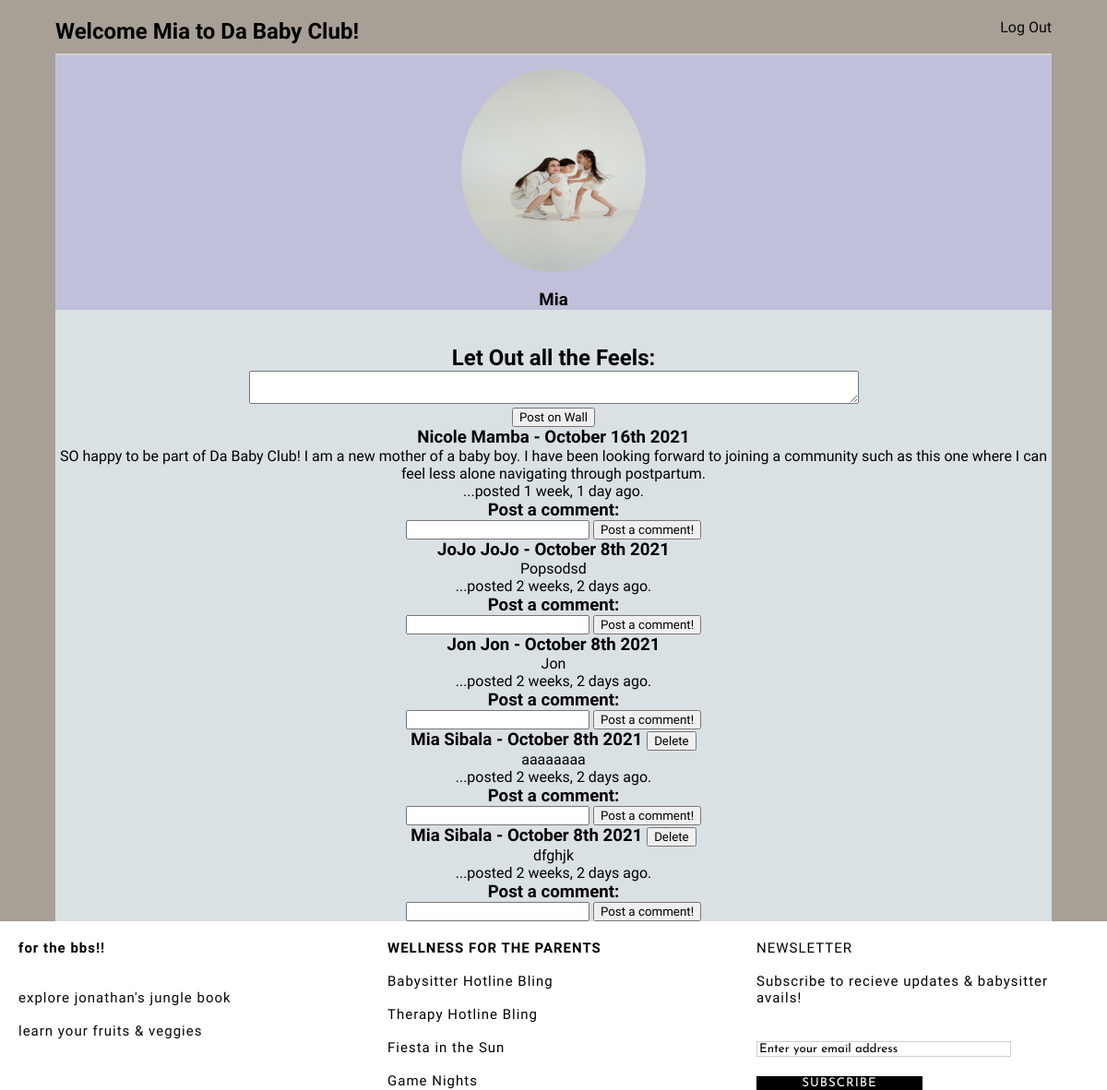
Screenshot of /wall (signed in) with the database file from the repository.
### apps/jungle_app/models.py (models this page shows)
class User(models.Model):
    first_name = models.CharField(max_length = 255)
    last_name = models.CharField(max_length=255)
    email = models.CharField(max_length=255)
    password = models.CharField(max_length=255)
    confirm_pw = models.CharField(max_length=255)
    created_at = models.DateTimeField(auto_now_add=True)
    updated_at = models.DateTimeField(auto_now=True)
    objects = UserManager()

class Message(models.Model):
    message = models.TextField()
    messager = models.ForeignKey(User, related_name="messages_made", on_delete=models.CASCADE)
    created_at = models.DateTimeField(auto_now_add=True)
    updated_at = models.DateTimeField(auto_now=True)

### apps/jungle_app/views.py (the view)
# urls.py: url(r'^wall$', views.wall),
def wall(request):
    context = {
        'posts' : Message.objects.all(),
    }
    return render(request, 'jungle_app/wall.html', context)

### apps/jungle_app/templates/jungle_app/wall.html (shortened to what this page needs)
<!DOCTYPE html>
<html lang="en">
<head>
    {% load static %}
    <link rel="stylesheet" type="text/css" href="{% static 'jungle_app/css/wall.css' %}">
</head>
<body>
    <div id="container">
        <div id="header">
            <br>
            <br>
            <div id="headerboxes"><h2 id="name"> Welcome {{request.session.u_fname}} to Da Baby Club!</h2></div>
            <div id=headerboxes> <p style= "direction: rtl;"><a href="/logout">Log Out</a><h3></h3></div>
        </div>
   <div id="body">
            <div id="photo">
                {% load static %}
                <img src="{% static 'jungle_app/images/two_kids.jpg'%}" alt="My Image">
                <br>
                <h3>{{request.session.u_fname}}</h3>
            </div>
            <br>
            <br>
            <h2>Let Out all the Feels:</h2>
            <form action="/post" method="post">
                <textarea id="messagebox" name="message" row="3" cols="80"></textarea>
                <br>
                <input id="msgbtn" type="submit" value="Post on Wall">
            </form>
                {% for post in posts reversed %}
               <h3 id="postdetails">{{post.messager.first_name}} {{post.messager.last_name}} - {{post.created_at|date:'F jS Y'}} {% if post.messager.id == request.session.u_id %} <a href="/delmsg/{{post.id}}"><button>Delete</button></a> {% endif %}</h3>
                <p id="post">{{post.message}}</p>
                <p id="micro">...posted {{post.created_at|timesince}} ago.</p>
        <h3 id="cmtheader">Post a comment:</h3>
        <form action="/comment" method="post">
            <input id ="commentbox" type="textarea" name="comment" row="3">
            <input id="cmtbtn" type="submit" value="Post a comment!">
        </form>
    {% endfor %}
        </div>
    </div>
    <div id="footer">
        <div id="footer_left">
            <p><b>for the bbs!!</b>
            <br>
            <br>
            <br>
            <p><a href="/animals">explore jonathan's jungle book</a></p>
            <br>
            <p><a href="/food">learn your fruits & veggies</a></p>
        </div>
        <div id="footer_center">
            <p><b>WELLNESS FOR THE PARENTS</b></p>
            <br>
            Babysitter Hotline Bling
            <br>
            <br>
            Therapy Hotline Bling
            <br>
            <br>
            Fiesta in the Sun
            <br>
            <br>
            Game Nights
        </div>
        <div id="footer_right">
            <p>NEWSLETTER<b></b></p>
            <br>
            <p>Subscribe to recieve updates & babysitter avails!</p>
            <br>
            <br>
            <input class="fields" type="text" name="email" value="Enter your email address"></p>
            <br>
            <input class="btn" type="submit" value="SUBSCRIBE">
        </div>
</div>
</body>
</html>

### apps/jungle_app/static/jungle_app/css/wall.css (style rules this page uses)
* { margin: 0px auto; padding: 0px auto; font-family: 'Andada Pro', serif; }
@media only screen and (min-width: 320px) { #container { width: 100%; font-family: 'Andada Pro', serif; background-color: rgb(168,159,150); } }
@media only screen and (min-width: 320px) { #header { padding-top: 20px; height:20%; width: 90%; display: flex; border-bottom: 2px solid rgb(212,211,205); } }
@media only screen and (min-width: 320px) { #headerboxes { height: 20%; width: 50%; } }
@media only screen and (min-width: 320px) { #body { text-align: center; height: 10%; width: 90%; background-color: rgb(218, 225, 228); } }
@media only screen and (min-width: 320px) { #photo { height: 20%; width: 100%; background-color: rgb(192,192,218); display: flex; flex-direction: column; } }
@media only screen and (min-width: 320px) { img { border-radius: 50%; height: 220px; margin-top: 15px; width: 200px; overflow: hidden; } }
@media only screen and (min-width: 320px) { #footer { height: 30%; width: 100%; display: flex; font-family: "Josefin Sans", sans-serif; letter-spacing: 1px; } }
@media only screen and (min-width: 320px) { #footer_left { height: 30%; width:30%; padding-top: 20px; font-size: 15px; } }
@media only screen and (min-width: 320px) { #footer_center { height: 30%; width: 30%; font-size: 15px; padding-top: 20px; } }
@media only screen and (min-width: 320px) { #footer_right { height: 30%; width: 30%; font-size: 15px; padding-top: 20px; } }
@media only screen and (min-width: 320px) { .fields { width: 75%; height: 10%; font-family: "Josefin Sans", sans-serif; border: 1px solid rgb(208,207,200); } }
@media only screen and (min-width: 320px) { .btn { background-color: black; border: none; color: white; width: 50%; height: 15%; font-family: "Josefin Sans", sans-serif; letter-spacing: 1px; } }
@media only screen and (min-width: 320px) { a:link { text-decoration: none; color: rgb(7, 7, 0); } }
#body { text-align: center; padding-top: 50px; height: 1100px; width: 1000px; margin-top: 30px; background-color: rgb(241,244,245); border-radius: 40px; }
#photo { height: 350px; width: 1000px; background-color: rgb(192,205,212); }
img { border-radius: 200px; height: 290px; width: 320px; margin-top: 25px; }
#footer { height: 341px; width: 1450px; border: 2px solid black; display: flex; font-family: "Josefin Sans", sans-serif; letter-spacing: 1px; }
#footer_left { height: 305px; width: 600px; border: 2px solid blue; padding-top: 20px; font-size: 15px; }
#footer_center { height: 305px; width: 425px;; border: 2px dashed red; font-size: 15px; padding-top: 20px; }
#footer_right { height: 305px; width: 350px; border: 2px solid green; font-size: 15px; padding-top: 20px; }
.fields { width: 250px; height: 35px; font-family: "Josefin Sans", sans-serif; border: 1px solid rgb(208,207,200); }
.btn { background-color: black; border: none; color: white; width: 150px; height: 40px; font-family: "Josefin Sans", sans-serif; letter-spacing: 1px; }
a:link { text-decoration: none; color: black; }

### rows the page displays
User: session.u_fname "Mia"
Message: messager.first_name "Nicole", messager.last_name "Mamba", created_at "October 16th 2021", message "SO happy to be part of Da Baby Club! I am a new mother of a baby boy. I have been looking forward to joining a community such as this one where I can feel less alone navigating through postpartum.", created_at "1 week, 1 day"
Message: messager.first_name "JoJo", messager.last_name "JoJo", created_at "October 8th 2021", message "Popsodsd", created_at "2 weeks, 2 days"
Message: messager.first_name "Jon", messager.last_name "Jon", created_at "October 8th 2021", message "Jon", created_at "2 weeks, 2 days"
Message: messager.first_name "Mia", messager.last_name "Sibala", created_at "October 8th 2021", message "aaaaaaaa", created_at "2 weeks, 2 days"
Message: messager.first_name "Mia", messager.last_name "Sibala", created_at "October 8th 2021", message "dfghjk", created_at "2 weeks, 2 days"
